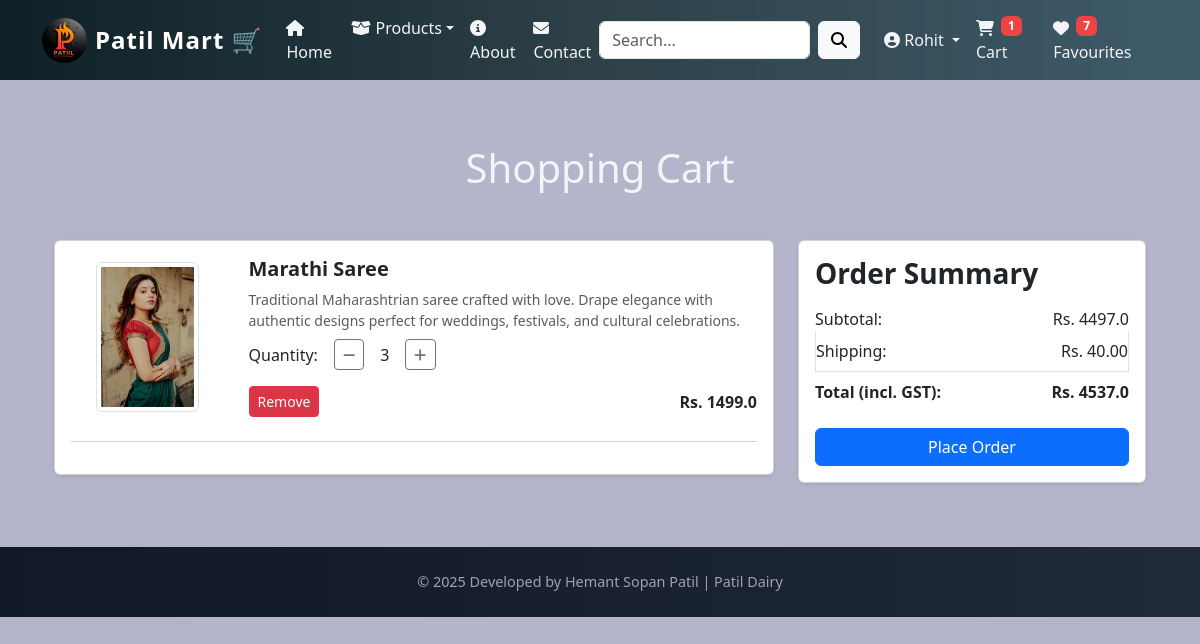
/cart/ (signed in), run on an earlier commit of the app's database.
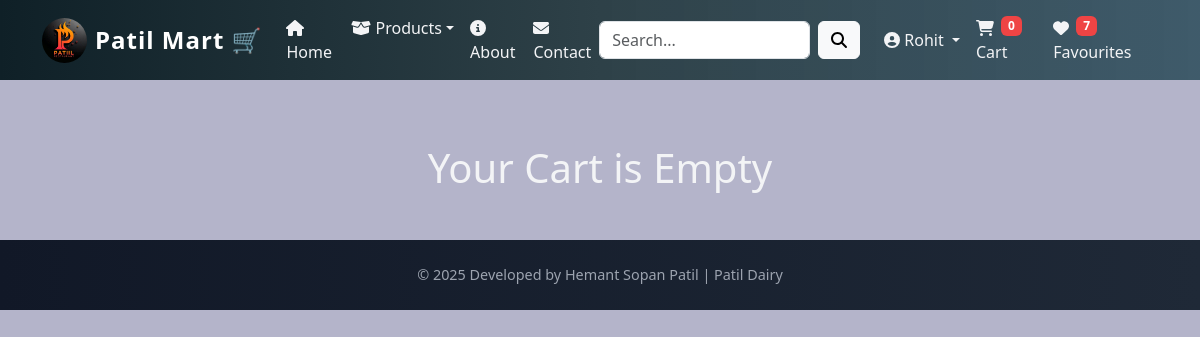
And on a later commit of the database.
### app/models.py (models this page shows, shortened)
class Cart(models.Model):
    user = models.ForeignKey(User,on_delete=models.CASCADE)
    products = models.ForeignKey(product, on_delete=models.CASCADE)
    quantity = models.PositiveIntegerField(default=1)

class product(models.Model):
    title = models.CharField(max_length=100)
    selling_price = models.FloatField()
    discounted_price = models.FloatField()
    description = models.TextField()
    composition = models.TextField(default='', blank=True)
    prodapp = models.TextField(default='', blank=True)
    main_category = models.CharField(choices=MAIN_CATEGORIES, max_length=3, default='DA')
    sub_category = models.CharField(choices=SUBCATEGORY_CHOICES, max_length=4, default='ML')
    brand = models.CharField(max_length=100, default='', blank=True)
    product_image = models.ImageField(upload_to='product')

### app/views.py (the view)
# urls.py: path('cart/', views.show_cart, name='showcart'),
@login_required
def show_cart(request):
    totalitem = 0
    wishitem = 0
    if request.user.is_authenticated:
           totalitem = len(Cart.objects.filter(user=request.user))
           wishitem = len(Wishlist.objects.filter(user=request.user))
    user=request.user
    cart = Cart.objects.filter(user=user)
    amount = 0
    for p in cart:
        value = p.quantity * p.products.discounted_price
        amount = amount + value
    totalamount = amount + 40
    return render(request, 'app/addtocart.html', locals())

### app/templates/app/addtocart.html (shortened to what this page needs)
{% extends 'app/base.html' %}
{% load static %}
{% block main-content %}
<div class="container my-5">
    {% if cart %}
        <h1 class="text-center mb-5">Shopping Cart</h1>
        <div class="row">
            <div class="col-lg-8">
                <div class="card shadow-sm mb-4">
                    <div class="card-body">
                        {% for item in cart %}
                            <div class="row align-items-center mb-4">
                                <div class="col-sm-3 text-center">
                                    <img src="{{ item.products.product_image.url }}"
                                         alt="{{ item.products.title }}"
                                         class="img-fluid img-thumbnail"
                                         style="max-height: 150px; max-width: 150px;">
                                </div>
                                <div class="col-sm-9">
                                    <h5 class="fw-bold">{{ item.products.title }}</h5>
                                    <p class="text-muted small mb-2">{{ item.products.description }}</p>
                                    <div class="d-flex align-items-center mb-3">
                                        <label class="me-3">Quantity:</label>
                                        <button class="btn btn-outline-secondary btn-sm minus-cart" pid="{{ item.products.id }}">
                                            <i class="fas fa-minus"></i>
                                        </button>
                                        <span id="quantity" class="mx-3">{{ item.quantity }}</span>
                                        <button class="btn btn-outline-secondary btn-sm plus-cart" pid="{{ item.products.id }}">
                                            <i class="fas fa-plus"></i>
                                        </button>
                                    </div>
                                    <div class="d-flex justify-content-between align-items-center">
                                        <button class="btn btn-danger btn-sm remove-cart" pid="{{ item.products.id }}">Remove</button>
                                        <span class="fw-bold">Rs. {{ item.products.discounted_price }}</span>
                                    </div>
                                </div>
                            </div>
                            <hr class="text-muted">
                        {% endfor %}
                    </div>
                </div>
            </div>
            <div class="col-lg-4">
                <div class="card shadow-sm">
                    <div class="card-body">
                        <h3 class="fw-bold">Order Summary</h3>
                        <ul class="list-group mb-4">
                            <li class="list-group-item d-flex justify-content-between border-0 px-0 pb-0">
                                <span>Subtotal:</span>
                                <span id="amount">Rs. {{ amount }}</span>
                            </li>
                            <li class="list-group-item d-flex justify-content-between px-0">
                                <span>Shipping:</span>
                                <span>Rs. 40.00</span>
                            </li>
                            <li class="list-group-item d-flex justify-content-between border-0 px-0 pb-0">
                                <strong>Total (incl. GST):</strong>
                                <strong id="totalamount">Rs. {{ totalamount }}</strong>
                            </li>
                        </ul>
                        <div class="d-grid">
                            <a href="{% url 'checkout' %}" class="btn btn-primary">Place Order</a>
                        </div>
                    </div>
                </div>
            </div>
        </div>
    {% else %}
        <div class="text-center">
            <h1 class="mb-5">Your Cart is Empty</h1>
        </div>
    {% endif %}
</div>
<link rel="stylesheet" href="{% static 'app/css/all.min.css' %}">
{% endblock main-content %}

### app/templates/app/base.html (shortened to what this page needs)
<!DOCTYPE html>
{% load static %}
<html lang="en">
<head>
  <link href="https://cdn.jsdelivr.net/npm/bootstrap@5.3.3/dist/css/bootstrap.min.css" rel="stylesheet">
  <link rel="stylesheet" href="{% static 'app/css/all.min.css' %}">
  <link rel="stylesheet" href="{% static 'app/css/owl.carousel.min.css' %}">
  <link rel="stylesheet" href="{% static 'app/css/style.css' %}">
</head>
<body>
<nav class="navbar navbar-expand-lg fixed-top">
  <div class="container">
    <a class="navbar-brand d-flex align-items-center gap-2" href="/">
      <img src="{% static 'app/images/product/Patil.jpeg' %}" width="45" height="45" class="rounded-circle">
      <span class="fw-bold fs-4">Patil Mart 🛒</span>
    </a>
    <div class="collapse navbar-collapse" id="mainNavbar">
      <ul class="navbar-nav me-auto mb-2 mb-lg-0">
        <li class="nav-item"><a class="nav-link active" href="/"><i class="fas fa-home me-1"></i>Home</a></li>
        <li class="nav-item dropdown">
          <a class="nav-link dropdown-toggle" href="#" data-bs-toggle="dropdown"><i class="fas fa-box-open me-1"></i>Products</a>
        </li>
        <li class="nav-item"><a class="nav-link" href="{% url 'about' %}"><i class="fas fa-info-circle me-1"></i>About</a></li>
        <li class="nav-item"><a class="nav-link" href="{% url 'contact' %}"><i class="fas fa-envelope me-1"></i>Contact</a></li>
      </ul>
      <form class="d-flex me-3" method="get" action="{% url 'search' %}">
        <input class="form-control me-2" type="search" name="search" placeholder="Search...">
        <button class="btn btn-light" type="submit"><i class="fas fa-search"></i></button>
      </form>
      <ul class="navbar-nav mb-2 mb-lg-0 align-items-center">
        {% if request.user.is_authenticated %}
        <li class="nav-item dropdown">
          <a class="nav-link dropdown-toggle" href="#" data-bs-toggle="dropdown">
            <i class="fas fa-user-circle me-1"></i>{{ user.username }}
          </a>
        </li>
        {% else %}
        <li class="nav-item"><a class="nav-link" href="{% url 'login' %}"><i class="fas fa-sign-in-alt me-1"></i>Login</a></li>
        <li class="nav-item"><a class="nav-link" href="{% url 'customerregistration' %}"><i class="fas fa-user-plus me-1"></i>Register</a></li>
        {% endif %}
        <li class="nav-item">
          <a class="nav-link" href="{% url 'showcart' %}"><i class="fas fa-shopping-cart me-1"></i><span class="badge bg-danger">{{ totalitem|default:"0" }}</span> Cart</a>
        </li>
        <li class="nav-item">
          <a class="nav-link" href="#"><i class="fas fa-heart me-1"></i><span class="badge bg-danger">{{ wishitem|default:"0" }}</span> Favourites</a>
        </li>
      </ul>
    </div>
  </div>
</nav>
<main class="pt-5 mt-5">
  <div class="container">
    {% block main-content %}{% endblock main-content %}
  </div>
</main>
<footer class="text-center">
  <div class="container">
    <p>&copy; 2025 Developed by Hemant Sopan Patil | Patil Dairy</p>
  </div>
</footer>
</body>
</html>

What changed in the data, as far as the page shows it:
removed Cart: products.product_image (picture), products "Marathi Saree", products.description "Traditional Maharashtrian saree crafted with love. Drape elegance with authentic designs perfect for weddings, festivals, and cultural celebrations.", quantity "3", products.discounted_price "1499.0"
Also different on the page:
{{ totalitem|default:"0" }}: "1" → "0"
{{ amount }}: "4497.0" → (not shown)
{{ totalamount }}: "4537.0" → (not shown)
text no longer shown: "Shopping Cart Order Summary Subtotal: Rs. Shipping: Rs. 40.00 Total (incl. GST): Rs. Place Order"
text now shown: "Your Cart is Empty"
